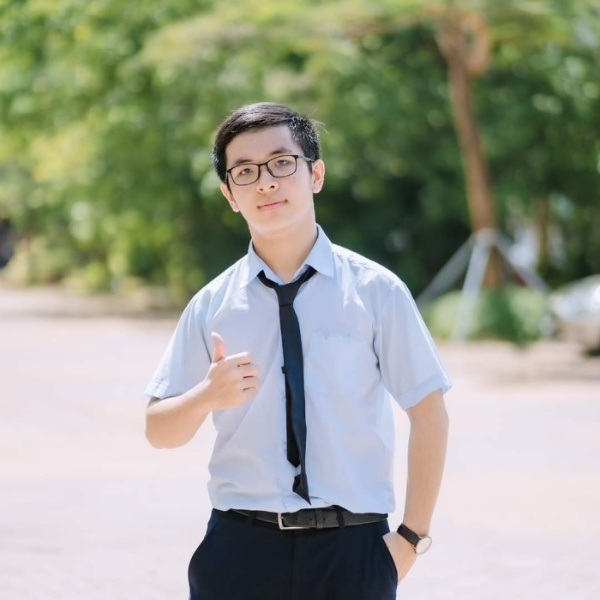
#> input picture image.jpg, 600 x 600 px, found by its file name
$ python '6. Essential Functions.py'
#> lines starting #> are read from the running program, lines starting #| are printed output that depends on the picture
import cv2 as cv

img = cv.imread('image.jpg')
#> img is the input picture: shape (600, 600, 3); mean B, G, R 142.3, 158.1, 154.3
cv.imshow('Show Image', img)

# 1. Converting to grayscale
gray = cv.cvtColor(img, cv.COLOR_BGR2GRAY) # cvt: convert
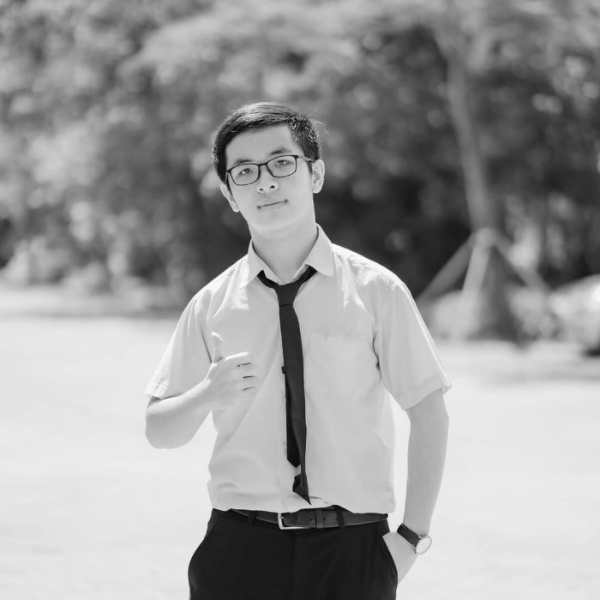
#> gray: shape (600, 600); min 5, max 254, mean 155.2

# 2. Blurring: Basic Guassian Blur
blur = cv.GaussianBlur(img, (7, 7), cv.BORDER_DEFAULT)
# cv.GaussianBlur(image, kernel size)
# Kernel Size: learn later, in simple explanation: the blurring level, must be ODD NUMBERS

# 3. Edge Cascade: Using Canny Edge Detector
canny = cv.Canny(img, 120, 150)
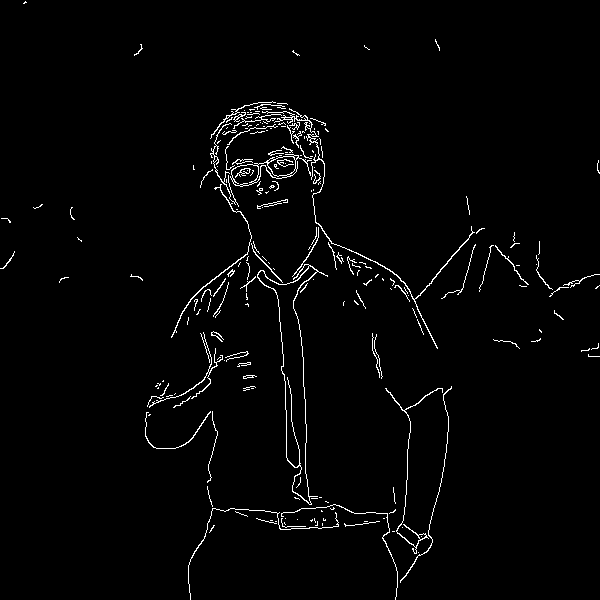
#> canny: shape (600, 600); 2% white in thin lines or dots
# cv.Canny(image, threshold1, threshold2, edges=None, apertureSize=None, L2gradient=None, /)

# 4. Dilating
dilate = cv.dilate(canny, (5, 5), iterations=2)
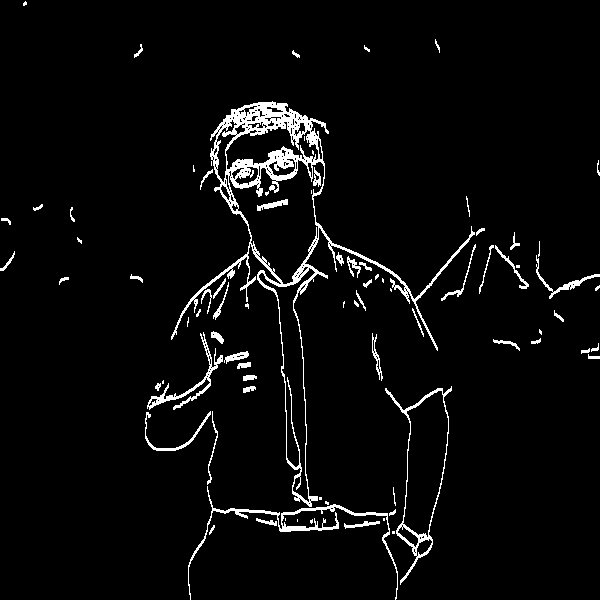
#> dilate: shape (600, 600); 4% white in thin lines or dots
# cv.dilate(image, kernel size, iteration=None)

# 5. Eroding
erode = cv.erode(dilate, (5, 5), iterations=2)
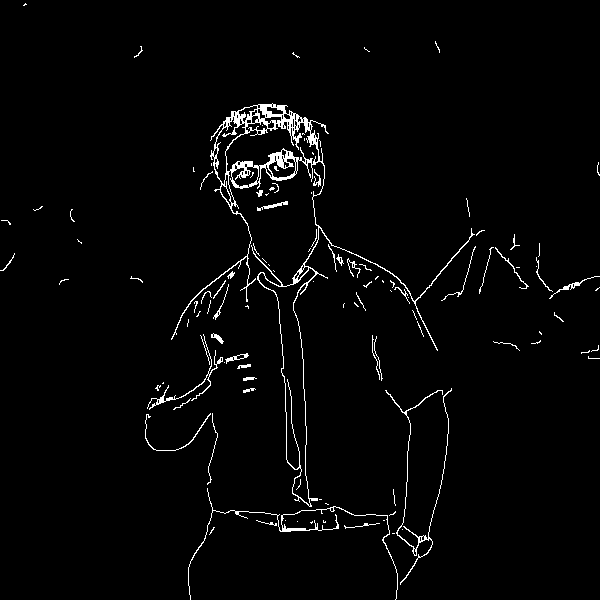
#> erode: shape (600, 600); 2.3% white in thin lines or dots
# So dilate and erode are the two contrast methods

# 6. Cropping
# just use array like img = img[100:200, 50:100]

cv.imshow('Eroded Image', erode)
cv.imshow('Blurred Image', blur)
cv.imshow('Gray Image', gray)
cv.imshow('Canny Edges', canny)
cv.imshow('Dilated Image', dilate)
cv.waitKey(0)
cv.destroyAllWindows()
